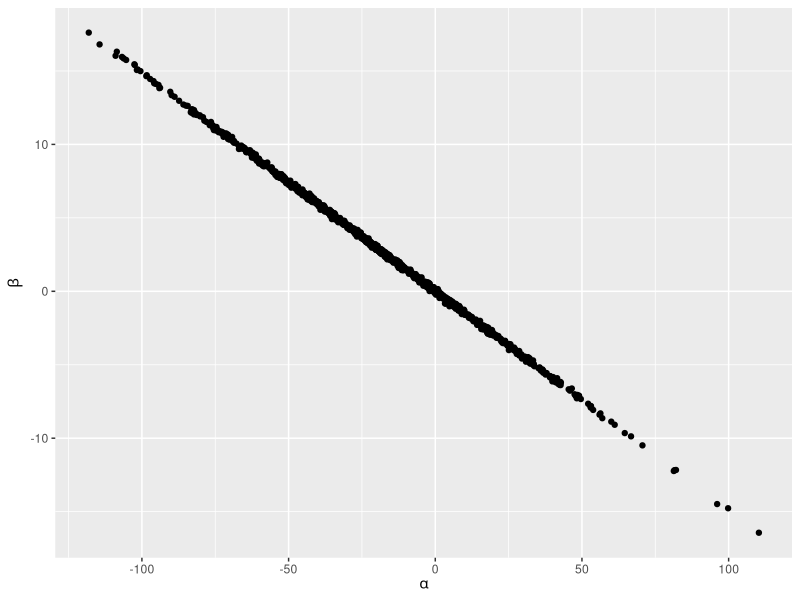
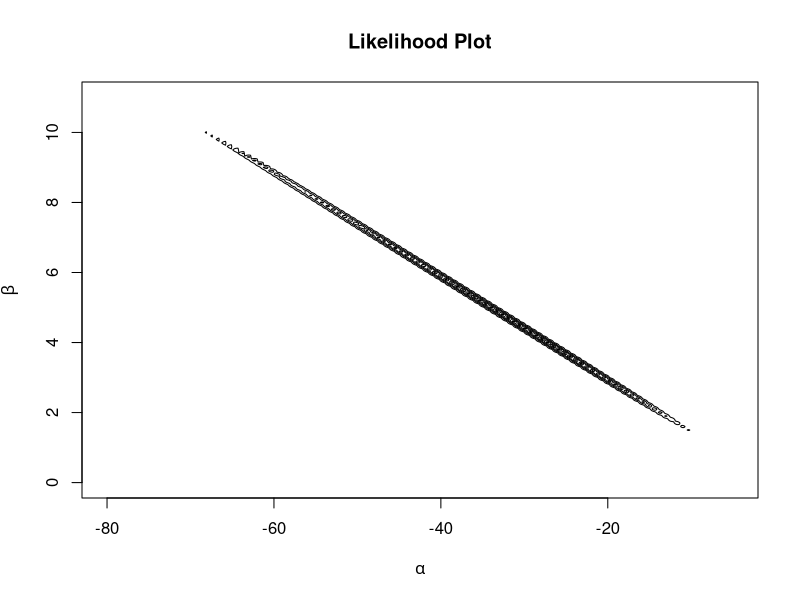
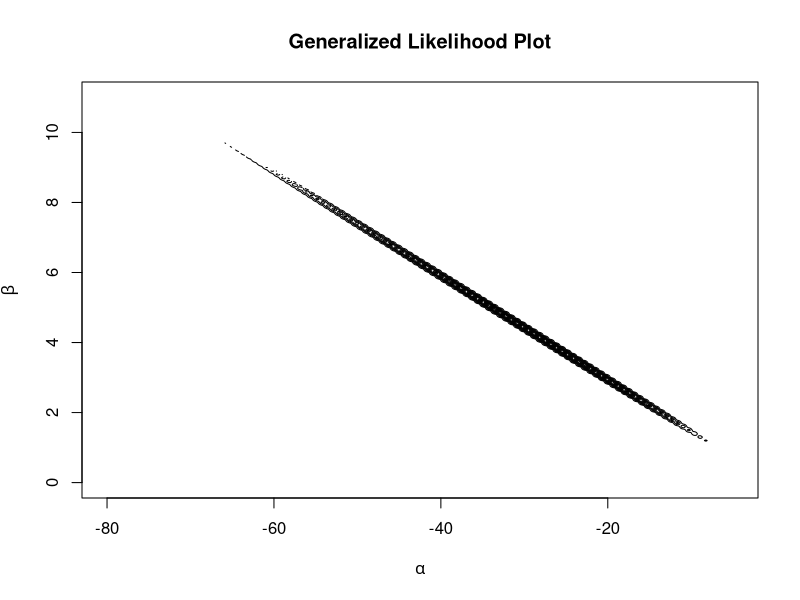
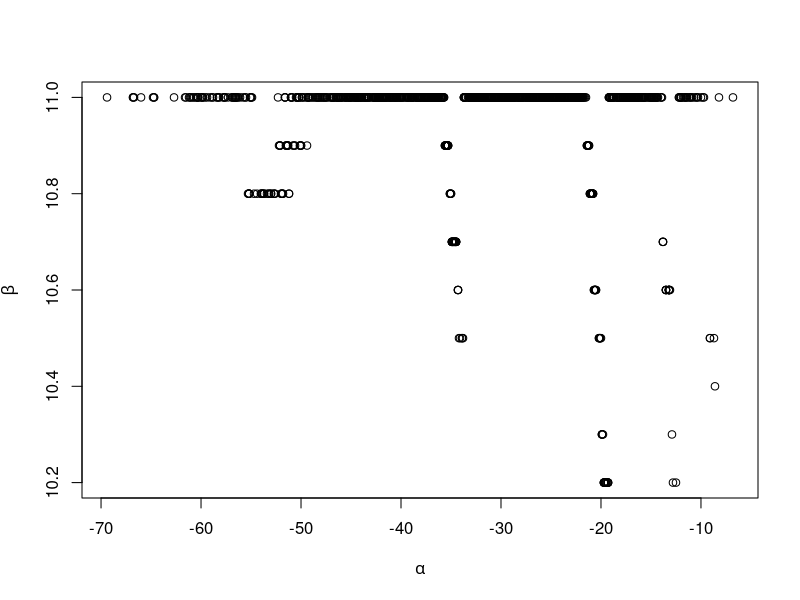
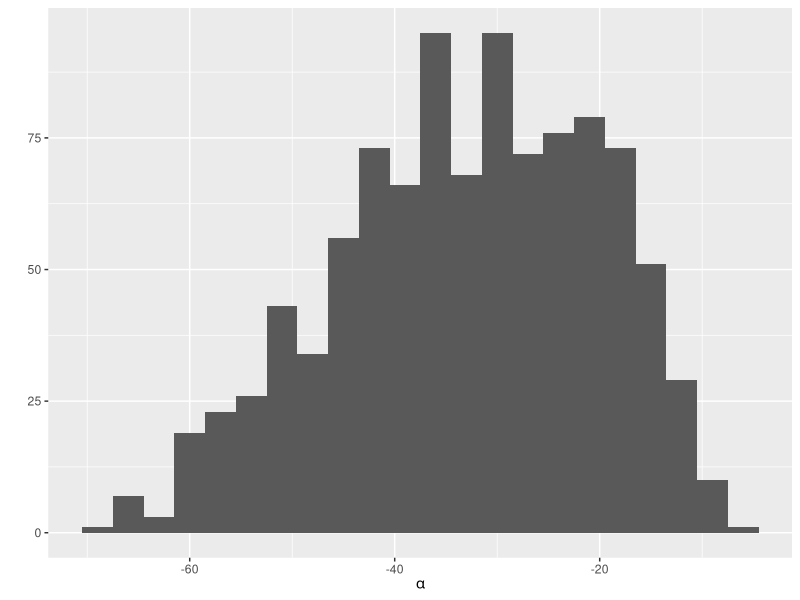
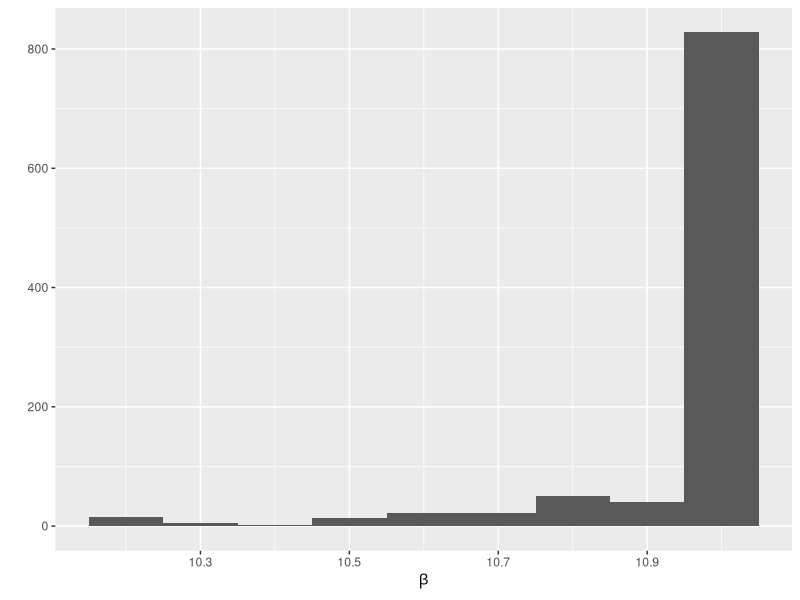
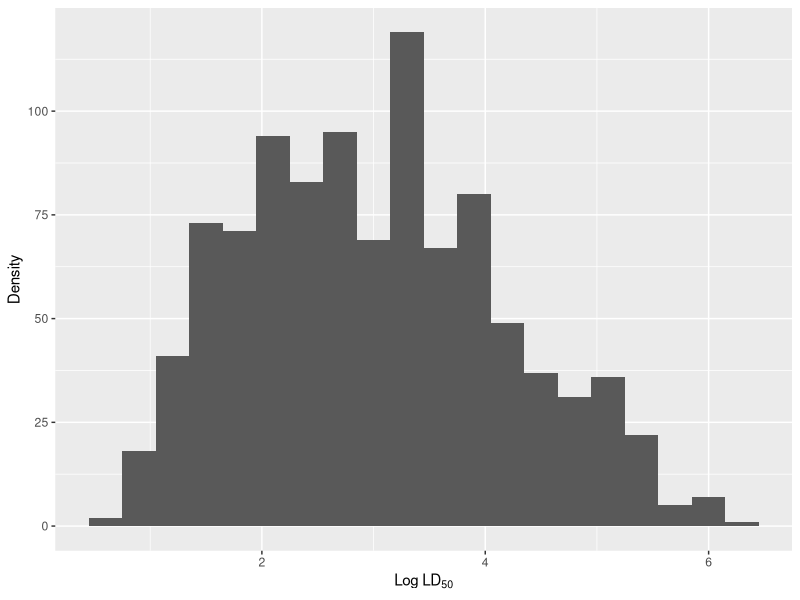
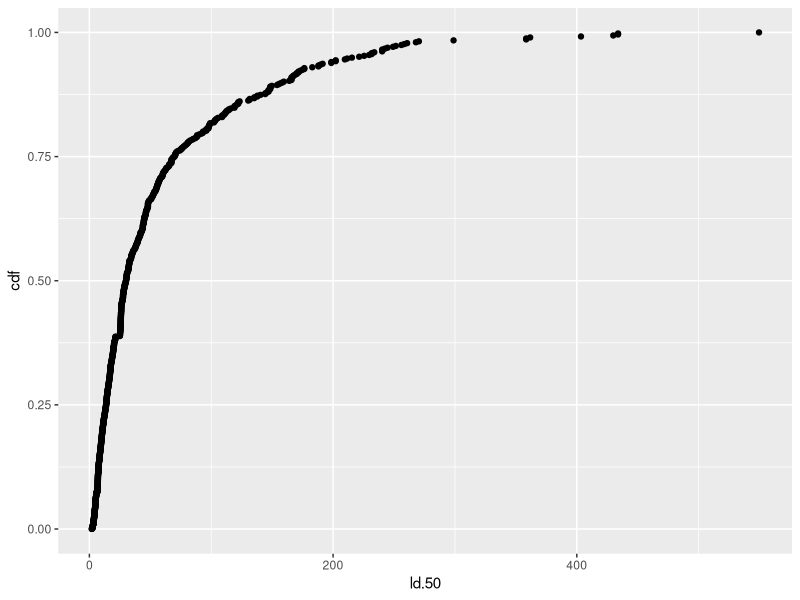

Reproduce these figures in R, in order.
## ---- chunk 1
knitr::opts_chunk$set(cache=TRUE)
knitr::opts_chunk$set(echo=FALSE)
# library(MASS)
library(mvtnorm)
library(ggplot2)
set.seed(1)
## ---- chunk 2
a.0 <- -17.31
b.0 <- 2.57
Sigma.0 <- matrix(c(1053.72, -156.45, -156.45, 23.24), nrow=2)

prior.samples <- rmvnorm(1e3, c(a.0, b.0), Sigma.0)

ggplot(data.frame(prior.samples), aes(x=X1, y=X2)) +
   geom_jitter() +
   xlab(expression(alpha)) +
   ylab(expression(beta))
## ---- chunk 3
x <- c(-0.86, -0.30, -0.05, 0.73) + log(1e3)
n <- rep(5, 4)
y <- c(0, 1, 3, 5)

lik <- function(grid, x, y, n) {
    a <- grid[1]
    b <- grid[2]
    p <- pnorm(a + b * x)
    log.lik <- sum(y * log(p) + (n - y) * log(1 - p))
    return(exp(log.lik))
}

a.grid <- seq(-80, -5, 0.1)
b.grid <- seq(0, 11, 0.1)
grid <- expand.grid(a.grid, b.grid)

z <- matrix(apply(grid, 1, lik, x=x, y=y, n=n),
            nrow=length(a.grid), ncol=length(b.grid),
            byrow=FALSE)

z[is.na(z)] <- 0

contour(a.grid, b.grid, z, 
        xlab=expression(alpha), 
        ylab=expression(beta), drawlabels=FALSE,
        main="Likelihood Plot")
## ---- chunk 4
gen.lik <- function(grid, x, y, n) {
    lik <- lik(grid, x, y, n)
    prior.prob <- dmvnorm(grid, c(a.0, b.0), Sigma.0)
    return(lik * prior.prob)
}

z <- matrix(apply(grid, 1, gen.lik, x=x, y=y, n=n),
            nrow=length(a.grid), ncol=length(b.grid),
            byrow=FALSE)

contour(a.grid, b.grid, z, 
        xlab=expression(alpha), 
        ylab=expression(beta), drawlabels=FALSE,
        main="Generalized Likelihood Plot")
## ---- chunk 5
GenRandomFromGrid <- function(x, cdf.x) {
    u <- runif(1)
    max(x[u > cdf.x])
}

p.ab <- z/sum(z, na.rm=TRUE)
p.a <- apply(p.ab, 1, sum, na.rm=TRUE)
p.b <- apply(p.ab, 2, sum, na.rm=TRUE)

cdf.a <- cumsum(p.a)
cdf.b <- cumsum(p.b)

u <- runif(1e3)

a <- rep(NA, length(u))
b <- rep(NA, length(u))

for (i in 1:length(u)) {
    a[i] <- max(a.grid[u[i] > cdf.a])
}

for (i in 1:length(a)) {
    j <- which(a.grid == a[i])
    cdf.b.given.a <- cumsum(na.omit(p.ab[j, ])) / 
        sum(p.ab[j, ], na.rm=TRUE)
    b[i] <- max(b.grid[u[i] > cdf.b.given.a])
}

plot(a, b, xlab=expression(alpha), ylab=expression(beta))
## ---- chunk 6
qplot(a, xlab=expression(alpha), binwidth=3)
qplot(b, xlab=expression(beta), binwidth=0.1)
## ---- chunk 7
log.ld.50 <- sort(-a / b)

qplot(log.ld.50, xlab=expression("Log LD"[50]), 
      ylab="Density", binwidth=0.3)
## ---- chunk 8
# P(log ld_50 < log(x))
cdf <- cumsum(log.ld.50) / sum(log.ld.50)
ld.50 <- exp(log.ld.50)
qplot(ld.50, cdf)
# qplot(log.ld.50, log.ld.50.cdf)
ld.50 <- log.ld.50 / abs(exp(log.ld.50))
qplot(ld.50, xlab=expression("LD"[50]), ylab="Density")
